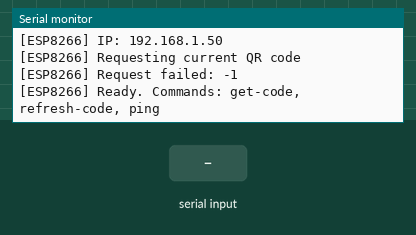
A sketch run on a simulated ESP8266 (NodeMCU). Parts: the last lines printed to the serial monitor. Inputs (shaded band) come from the test bench. WiFi joins after 1.5 s; servers stay silent unless stated.

Above: at 3.1 s.
3.2 s: "get-code\n" received over Serial
At 4.3 s:
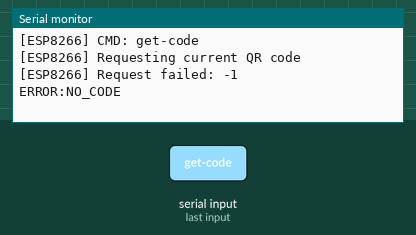
4.9 s: "refresh-code\n" received over Serial
At 5.6 s:
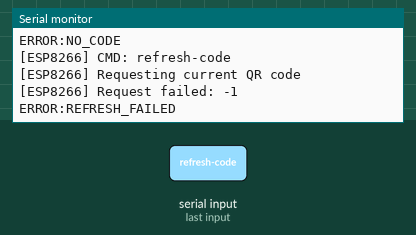
6.6 s: "ping\n" received over Serial
At 7.8 s:
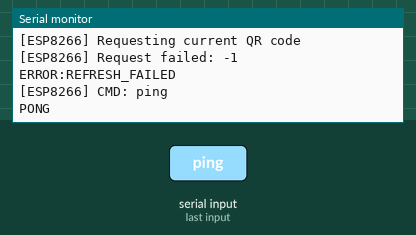
8.1 s: "1\n" received over Serial
At 9.0 s:
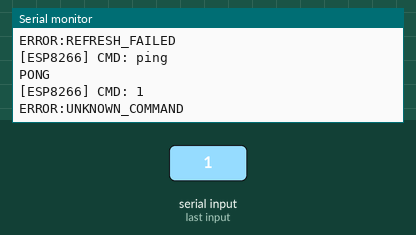

The sketch:

qr_lock_controller.ino
```cpp
#include <ArduinoJson.h>
#include <ESP8266HTTPClient.h>
#include <ESP8266WiFi.h>
#include <WiFiClientSecureBearSSL.h>

namespace {
constexpr char WIFI_SSID[] = "REPLACE_WITH_WIFI_SSID";
constexpr char WIFI_PASSWORD[] = "REPLACE_WITH_WIFI_PASSWORD";
constexpr char QR_URL[] = "https://smartlocker-cvry.onrender.com/api/v1/locks/qr/current";
constexpr char LOCK_ID[] = "LOCK-REPLACE-ME";
constexpr char LOCK_API_KEY[] = "REPLACE_WITH_LOCK_API_KEY";

constexpr unsigned long QR_REFRESH_INTERVAL_MS = 30000;
constexpr unsigned long WIFI_RETRY_DELAY_MS = 500;
constexpr unsigned long HTTP_TIMEOUT_MS = 10000;
constexpr unsigned long SERIAL_BAUD = 9600;

String g_cachedCode;
String g_cachedDoorUid;
String g_cachedExpiresAt;
unsigned long g_lastRefreshAt = 0;

void printStatus(const String &message) {
  Serial.print("[ESP8266] ");
  Serial.println(message);
}

bool ensureWifiConnected() {
  if (WiFi.status() == WL_CONNECTED) {
    return true;
  }

  WiFi.mode(WIFI_STA);
  WiFi.begin(WIFI_SSID, WIFI_PASSWORD);
  printStatus("Connecting to Wi-Fi");

  while (WiFi.status() != WL_CONNECTED) {
    delay(WIFI_RETRY_DELAY_MS);
    Serial.print(".");
  }

  Serial.println();
  printStatus("Wi-Fi connected");
  Serial.print("[ESP8266] IP: ");
  Serial.println(WiFi.localIP());
  return true;
}

bool fetchQrCodeFromServer() {
  ensureWifiConnected();

  std::unique_ptr<BearSSL::WiFiClientSecure> client(new BearSSL::WiFiClientSecure);
  client->setInsecure();

  HTTPClient http;
  if (!http.begin(*client, QR_URL)) {
    printStatus("HTTP begin failed");
    return false;
  }

  http.setTimeout(HTTP_TIMEOUT_MS);
  http.addHeader("X-Lock-Id", LOCK_ID);
  http.addHeader("X-Lock-Api-Key", LOCK_API_KEY);

  printStatus("Requesting current QR code");
  int statusCode = http.GET();
  if (statusCode <= 0) {
    Serial.print("[ESP8266] Request failed: ");
    Serial.println(statusCode);
    http.end();
    return false;
  }

  String payload = http.getString();
  http.end();

  StaticJsonDocument<768> doc;
  DeserializationError error = deserializeJson(doc, payload);
  if (error) {
    printStatus("Failed to parse server JSON");
    return false;
  }

  const char *code = doc["code"] | "";
  const char *doorUid = doc["door_uid"] | "";
  const char *expiresAt = doc["expires_at"] | "";

  if (code[0] == '\0') {
    printStatus("QR code not found in response");
    return false;
  }

  g_cachedCode = String(code);
  g_cachedDoorUid = String(doorUid);
  g_cachedExpiresAt = String(expiresAt);
  g_lastRefreshAt = millis();

  Serial.print("CODE:");
  Serial.println(g_cachedCode);
  Serial.print("DOOR_UID:");
  Serial.println(g_cachedDoorUid);
  Serial.print("EXPIRES_AT:");
  Serial.println(g_cachedExpiresAt);
  printStatus("Fresh QR cached and sent to Nano");
  return true;
}

void sendCachedCode() {
  if (g_cachedCode.isEmpty()) {
    if (!fetchQrCodeFromServer()) {
      Serial.println("ERROR:NO_CODE");
      return;
    }
  }

  Serial.print("CODE:");
  Serial.println(g_cachedCode);
  Serial.print("DOOR_UID:");
  Serial.println(g_cachedDoorUid);
  Serial.print("EXPIRES_AT:");
  Serial.println(g_cachedExpiresAt);
}

void handleSerialCommand(const String &rawCommand) {
  String cmd = rawCommand;
  cmd.trim();
  if (cmd.isEmpty()) {
    return;
  }

  Serial.print("[ESP8266] CMD: ");
  Serial.println(cmd);

  if (cmd == "get-code") {
    sendCachedCode();
    return;
  }

  if (cmd == "refresh-code") {
    if (!fetchQrCodeFromServer()) {
      Serial.println("ERROR:REFRESH_FAILED");
    }
    return;
  }

  if (cmd == "ping") {
    Serial.println("PONG");
    return;
  }

  Serial.println("ERROR:UNKNOWN_COMMAND");
}
}  // namespace

void setup() {
  Serial.begin(SERIAL_BAUD);
  delay(150);
  printStatus("Boot");
  ensureWifiConnected();
  fetchQrCodeFromServer();
  printStatus("Ready. Commands: get-code, refresh-code, ping");
}

void loop() {
  if (millis() - g_lastRefreshAt >= QR_REFRESH_INTERVAL_MS) {
    fetchQrCodeFromServer();
  }

  if (Serial.available()) {
    String cmd = Serial.readStringUntil('\n');
    handleSerialCommand(cmd);
  }
}
```

Measured:
- after the input at 3.2 s, the serial monitor: prints a new line at once (image 1)
- after the input at 4.9 s, the serial monitor: prints a new line at once (image 2)
- after the input at 6.6 s, the serial monitor: prints a new line at once (image 3)
- after the input at 8.1 s, the serial monitor: prints a new line at once (image 4)
